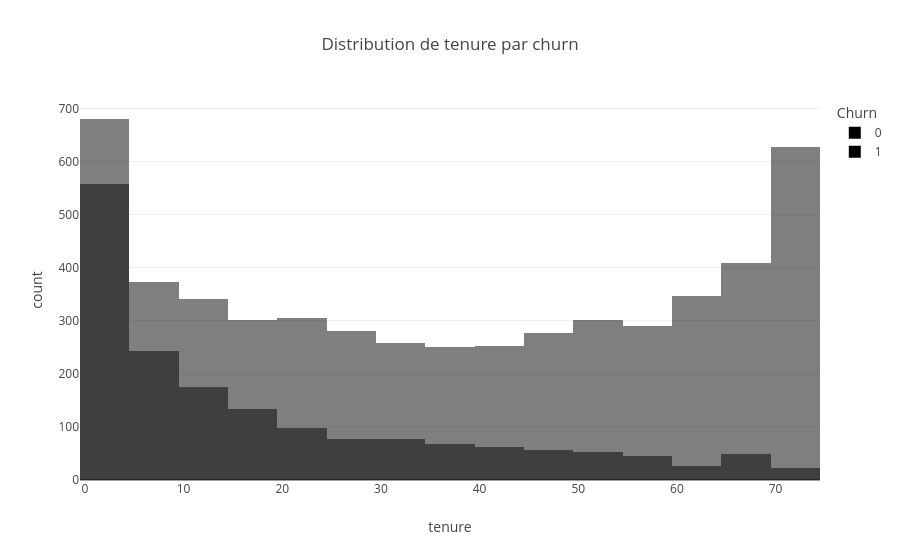

Notebook cell for this chart:
### Code cell
px.histogram(df, x='tenure', color=target_col, barmode='overlay', nbins=30,
             title='Distribution de tenure par churn')

### Figure 1 — Plotly figure (JSON) as saved in the notebook; plotly's stock layout.template omitted (floating-point values rounded to 4 significant figures; data arrays with more than 128 entries replaced by an {"elided": "..."} marker saying what was removed)
{"data": [{"bingroup": "x", "hovertemplate": "Churn=0<br>tenure=%{x}<br>count=%{y}<extra></extra>", "legendgroup": "0", "marker": {"color": "#000001", "opacity": 0.5, "pattern": {"shape": ""}}, "name": "0", "nbinsx": 30, "orientation": "v", "showlegend": true, "type": "histogram", "x": {"elided": "5174 int values"}, "xaxis": "x", "yaxis": "y"}, {"bingroup": "x", "hovertemplate": "Churn=1<br>tenure=%{x}<br>count=%{y}<extra></extra>", "legendgroup": "1", "marker": {"color": "#000002", "opacity": 0.5, "pattern": {"shape": ""}}, "name": "1", "nbinsx": 30, "orientation": "v", "showlegend": true, "type": "histogram", "x": {"elided": "1869 int values"}, "xaxis": "x", "yaxis": "y"}], "layout": {"barmode": "overlay", "legend": {"title": {"text": "Churn"}, "tracegroupgap": 0}, "title": {"text": "Distribution de tenure par churn"}, "xaxis": {"anchor": "y", "domain": [0.0, 1.0], "title": {"text": "tenure"}}, "yaxis": {"anchor": "x", "domain": [0.0, 1.0], "title": {"text": "count"}}}}
